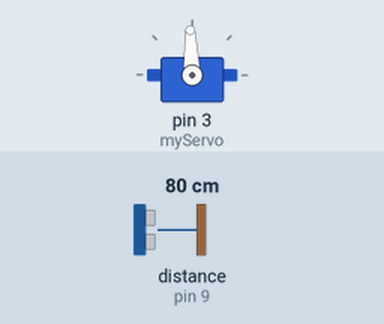
Recording of a sketch running on a simulated Arduino Uno, built with avr-gcc and run on an emulated ATmega328P. On the bench: servo. Wiring (inferred from the names in the program): ultrasonic range finder: trigger pin 10; echo pin 9. The inputs (shaded band) are chosen by the test bench; at power-on: distance to the obstacle (sensor on pin 9) 80 cm. The echo pulse lasts 58.3 µs per cm.

Above: at 1.2 s.
1.3 s: distance to the obstacle (sensor on pin 9) set to 2 cm
At 2.4 s:
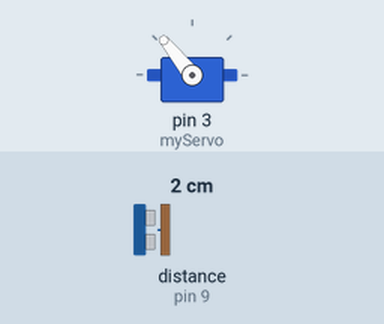
4.3 s: distance to the obstacle (sensor on pin 9) set to 4 cm
At 5.2 s:
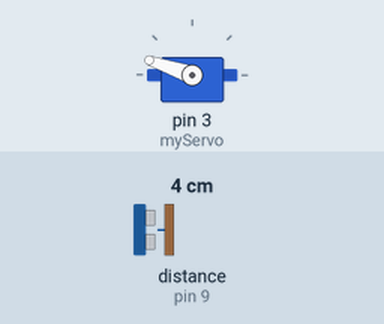
7.3 s: distance to the obstacle (sensor on pin 9) set to 35 cm
Timing chart, 0 to 16.3 s (numbered marks = the images above; inputs shaded):
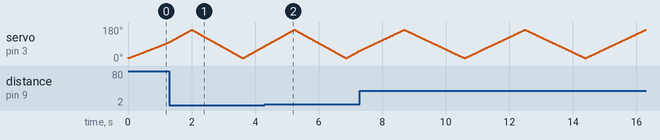

The sketch:

radarsytem.ino
```cpp
// Includes the Servo library
#include <Servo.h>.
// Defines Tirg and Echo pins of the Ultrasonic Sensor
const int trigPin = 10;
const int echoPin = 9;
// Variables for the duration and the distance
long duration;
int distance;
Servo myServo; // Creates a servo object for controlling the servo motor
void setup() {
  pinMode(trigPin, OUTPUT); // Sets the trigPin as an Output
  pinMode(echoPin, INPUT); // Sets the echoPin as an Input
  Serial.begin(9600);
  myServo.attach(3); // Defines on which pin is the servo motor attached
}
void loop() {
  // rotates the servo motor from 15 to 165 degrees
  for(int i=15;i<=165;i++){
  myServo.write(i);
  delay(10);
  distance = calculateDistance();// Calls a function for calculating the distance measured by the Ultrasonic sensor for each degree

//  Serial.print(i); // Sends the current degree into the Serial Port
//  Serial.print(","); // Sends addition character right next to the previous value needed later in the Processing IDE for indexing
//  Serial.print(distance); // Sends the distance value into the Serial Port
//  Serial.print("."); // Sends addition character right next to the previous value needed later in the Processing IDE for indexing
  }
  // Repeats the previous lines from 165 to 15 degrees
  for(int i=165;i>15;i--){
  myServo.write(i);
  delay(10);
  distance = calculateDistance();
//  Serial.print(i);
//  Serial.print(",");
//  Serial.print(distance);
//  Serial.print(".");
  }
}
// Function for calculating the distance measured by the Ultrasonic sensor
int calculateDistance(){

  digitalWrite(trigPin, LOW);
  delayMicroseconds(2);
  // Sets the trigPin on HIGH state for 10 micro seconds
  digitalWrite(trigPin, HIGH);
  delayMicroseconds(10);
  digitalWrite(trigPin, LOW);
  duration = pulseIn(echoPin, HIGH); // Reads the echoPin, returns the sound wave travel time in microseconds
  distance= duration*0.034/2;
  return distance;
}
```
